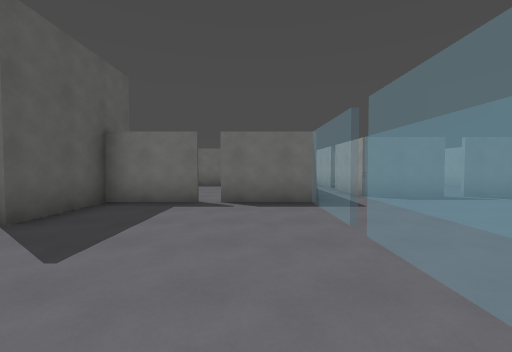
view 1 (above)

24 first-person views from a walk through a level from a Godot 3-D game. The camera is 1.5 m above the floor, tilts 2° down and sees 90° across. Doors that lead somewhere are drawn open, without their leaves. The floor is counted in squares, 2 m on a side. Each view is taken from the middle of a square. On the plan, view 1 faces up. The plan holds only what a view shows up to about 9 squares ahead; the rest is blank.

view 2
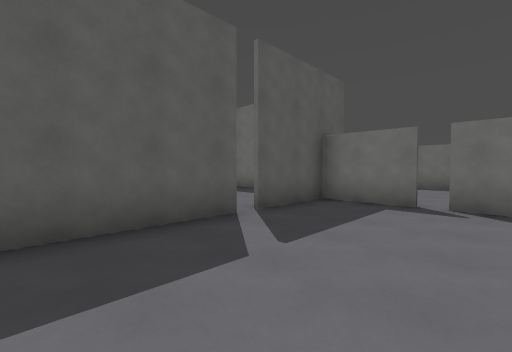

view 3
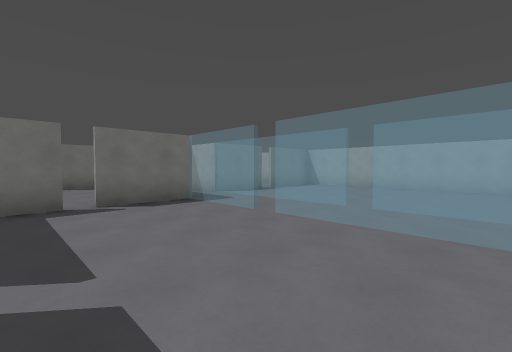

view 4
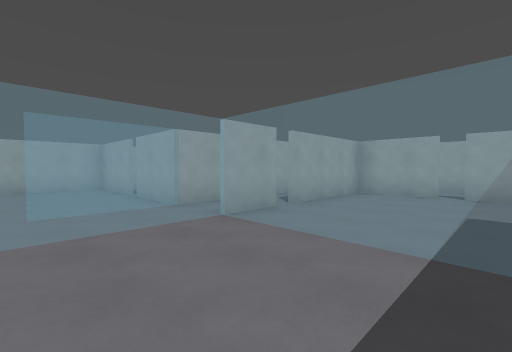

view 5
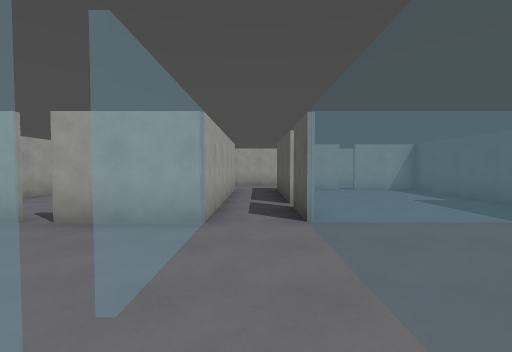

view 6
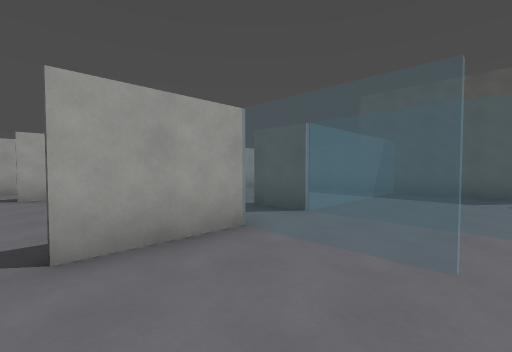

view 7
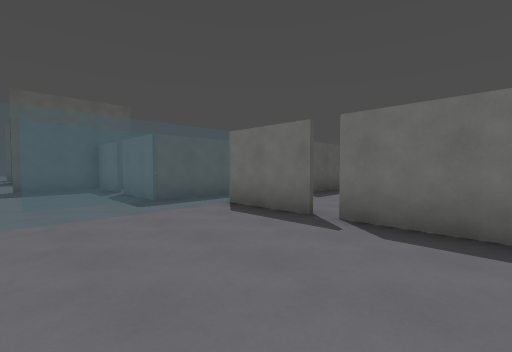

view 8
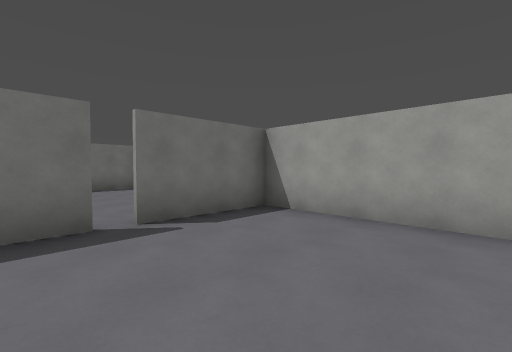

view 9
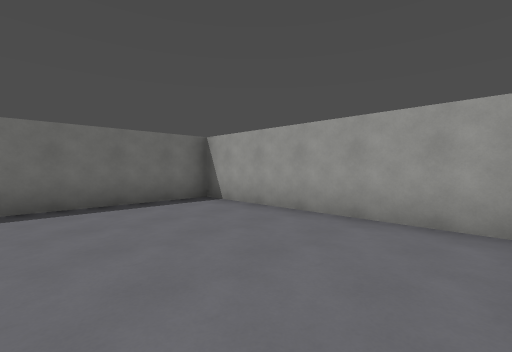

view 10
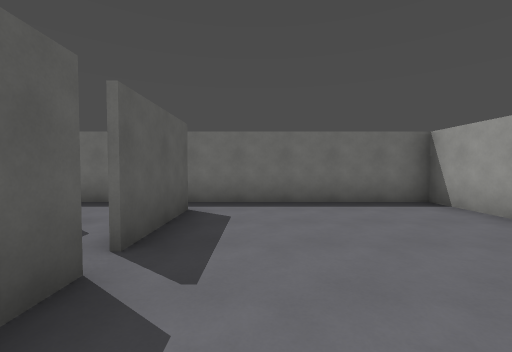

view 11
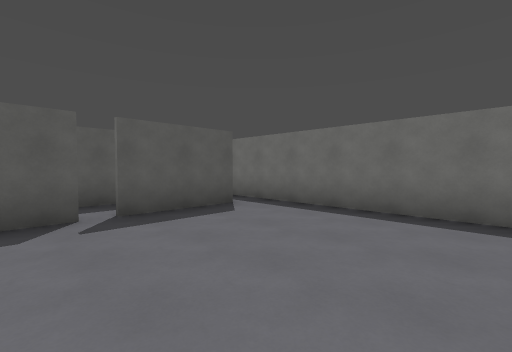

view 12
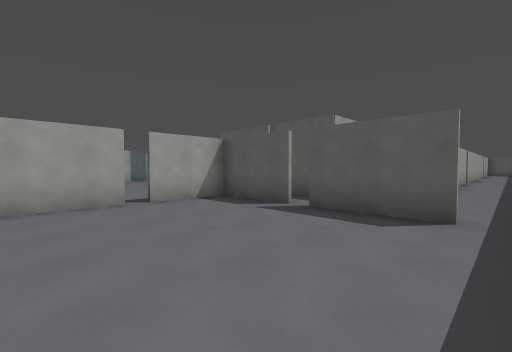

view 13
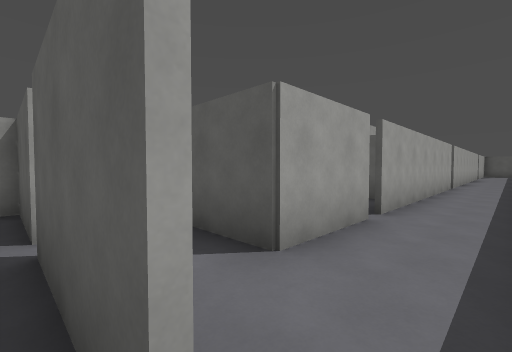

view 14
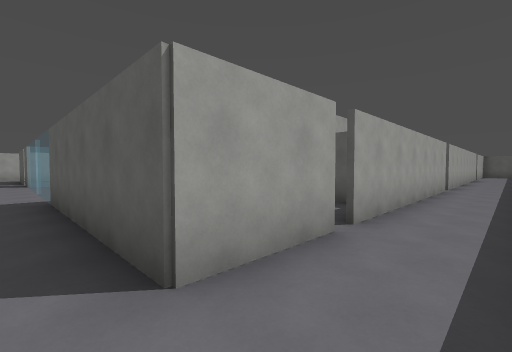

view 15
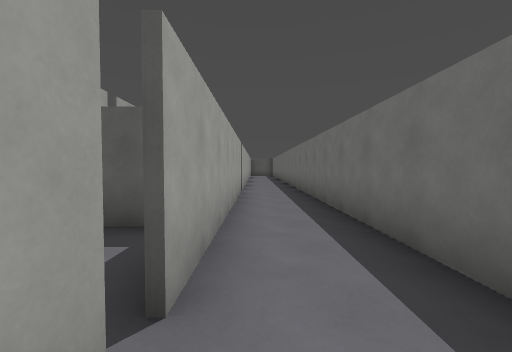

view 16
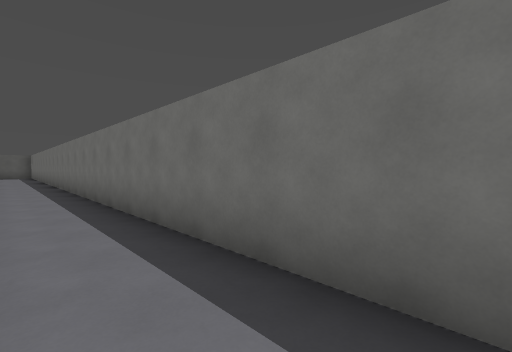

view 17
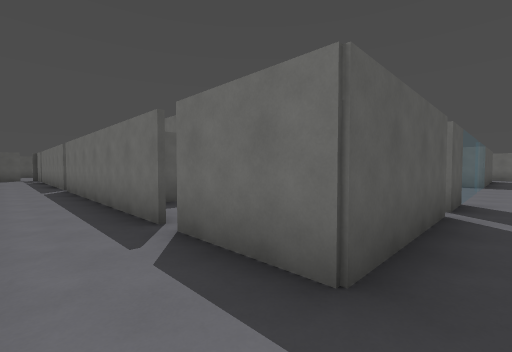

view 18
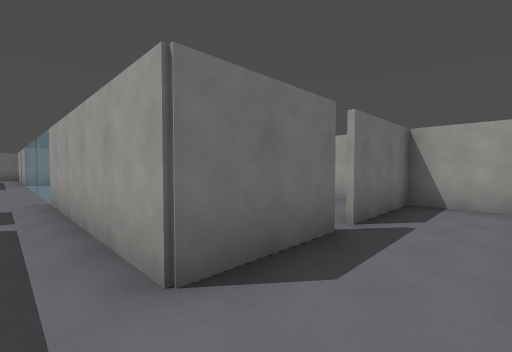

view 19
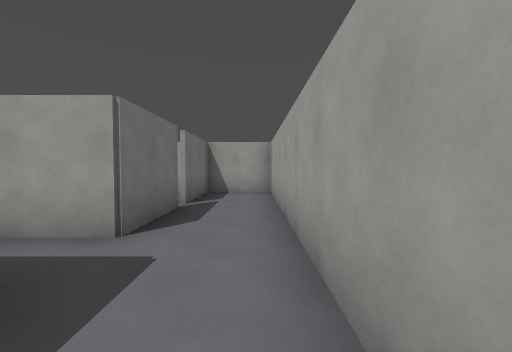

view 20
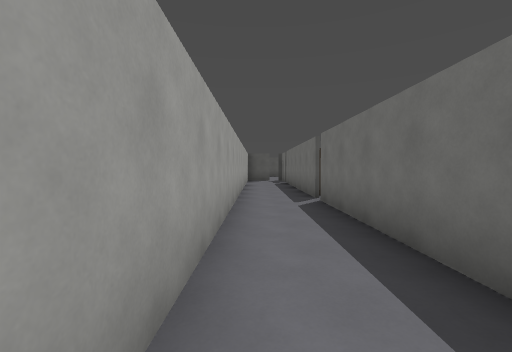

view 21
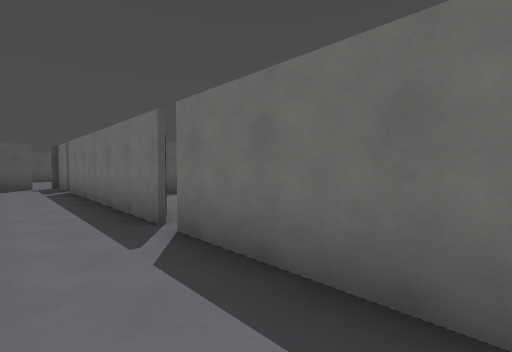

view 22
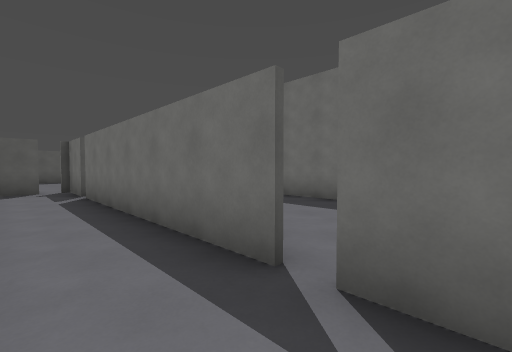

view 23
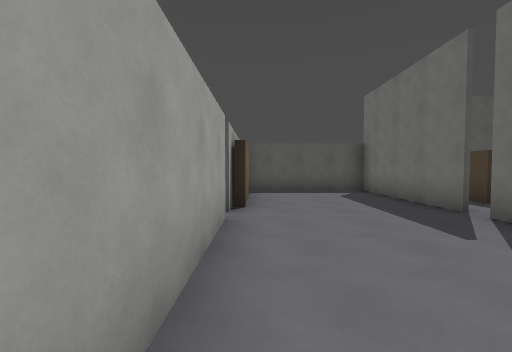

view 24
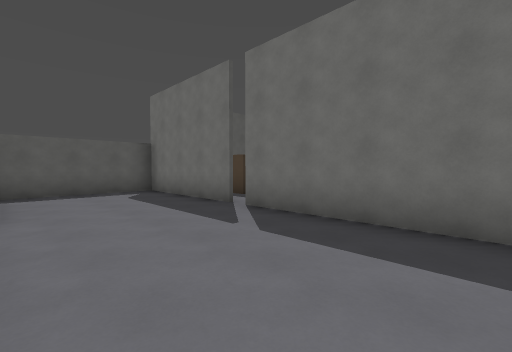

### Floor plan
Ten units are one square. View 1 is at (0, 0); x grows to the right and y downward. Boxes are objects, and circles mark ways between rooms. Rooms are numbered by the first view taken in them; rooms with no view inside come last. Other rooms are left out.
<svg viewBox="-167 -130 249 210">
<path fill="none" stroke="#000" d="M-32 -28 -32 9M-11 -55 -32 -55 -32 -32M13 -55 -8 -55M13 22 13 55 -8 55M13 5 13 18M49 55 27 55 27 4M-11 55 -78 55M27 -65 27 -88M-81 55 -142 55M13 -106 13 -55M-110 75 77 75 77 55 52 55M-146 55 -162 55M-162 61 -162 71M51 4 77 4 77 -65 52 -65M49 -65 27 -65M27 4 48 4M28 -89 28 -66 48 -66M28 -116 28 -92M51 -66 71 -66M77 -69 77 -125 25 -125M25 -125 -15 -125M-9 -106 13 -106M-78 54 -44 54M-89 54 -82 54M-82 15 -122 15 -122 52M-106 52 -91 52M-39 15 -78 15M-78 -106 -12 -106M-15 -125 -84 -125M77 48 77 31M42 54 48 54M-9 54 12 54 12 22M12 19 12 5M-32 9 -32 54 -12 54M-14 -104 -24 -104M4 -104 -6 -104M-32 -98 -32 -90"/>
<circle cx="10" cy="-30" r="3" fill="#2a7"/>
<circle cx="-10" cy="-55" r="3" fill="#2a7"/>
<circle cx="30" cy="-20" r="3" fill="#2a7"/>
<circle cx="30" cy="-90" r="3" fill="#2a7"/>
<circle cx="20" cy="-100" r="3" fill="#2a7"/>
<circle cx="-80" cy="55" r="3" fill="#2a7"/>
<circle cx="50" cy="55" r="3" fill="#2a7"/>
<circle cx="-10" cy="55" r="3" fill="#2a7"/>
<circle cx="10" cy="20" r="3" fill="#2a7"/>
<circle cx="50" cy="-65" r="3" fill="#2a7"/>
<circle cx="50" cy="5" r="3" fill="#2a7"/>
<circle cx="30" cy="-120" r="3" fill="#2a7"/>
<circle cx="-10" cy="-120" r="3" fill="#2a7"/>
<circle cx="-10" cy="-105" r="3" fill="#2a7"/>
<text x="-10" y="-20">1</text>
<text x="20" y="30">2</text>
<text x="60" y="-30">3</text>
<text x="50" y="-100">4</text>
<text x="10" y="-120">5</text>
<text x="-70" y="40">6</text>
<text x="-50" y="-120">7</text>
<text x="60" y="30">8</text>
<text x="-10" y="30">9</text>
<text x="-10" y="-80">10</text>
</svg>
Room 1 opens to room 2. Room 1 opens to room 10. Room 2 opens to room 3. Room 2 opens to room 4. Room 2 opens to room 5. Room 2 opens to room 6. Room 2 opens to room 8. Room 2 opens to room 9. Room 3 opens to room 4. Room 3 opens to room 8. Room 4 opens to room 5. Room 5 opens to room 7. Room 5 opens to room 10.

Where each view was taken, in squares from view 1:
view 1: 0 up, 0 right, facing up
view 2: 0 up, 0 right, facing up-left
view 3: 0 up, 2 left, facing up-right
view 4: 2 up, 2 left, facing down-right
view 5: 3 up, 2 right, facing down
view 6: 2 up, 5 right, facing down-left
view 7: 3 up, 7 right, facing up-left
view 8: 3 up, 4 right, facing up-right
view 9: 7 up, 4 right, facing up-right
view 10: 7 up, 4 right, facing up
view 11: 8 up, 7 right, facing up-left
view 12: 12 up, 7 right, facing down-left
view 13: 12 up, 3 right, facing down-left
view 14: 12 up, 2 right, facing down-left
view 15: 11 up, 0 right, facing left
view 16: 11 up, 0 right, facing up-left
view 17: 7 down, 2 right, facing up-left
view 18: 7 down, 2 right, facing up-right
view 19: 7 down, 0 right, facing right
view 20: 7 down, 2 left, facing left
view 21: 7 down, 5 left, facing up-left
view 22: 7 down, 7 left, facing up-left
view 23: 5 down, 4 left, facing left
view 24: 5 down, 4 left, facing up-left
